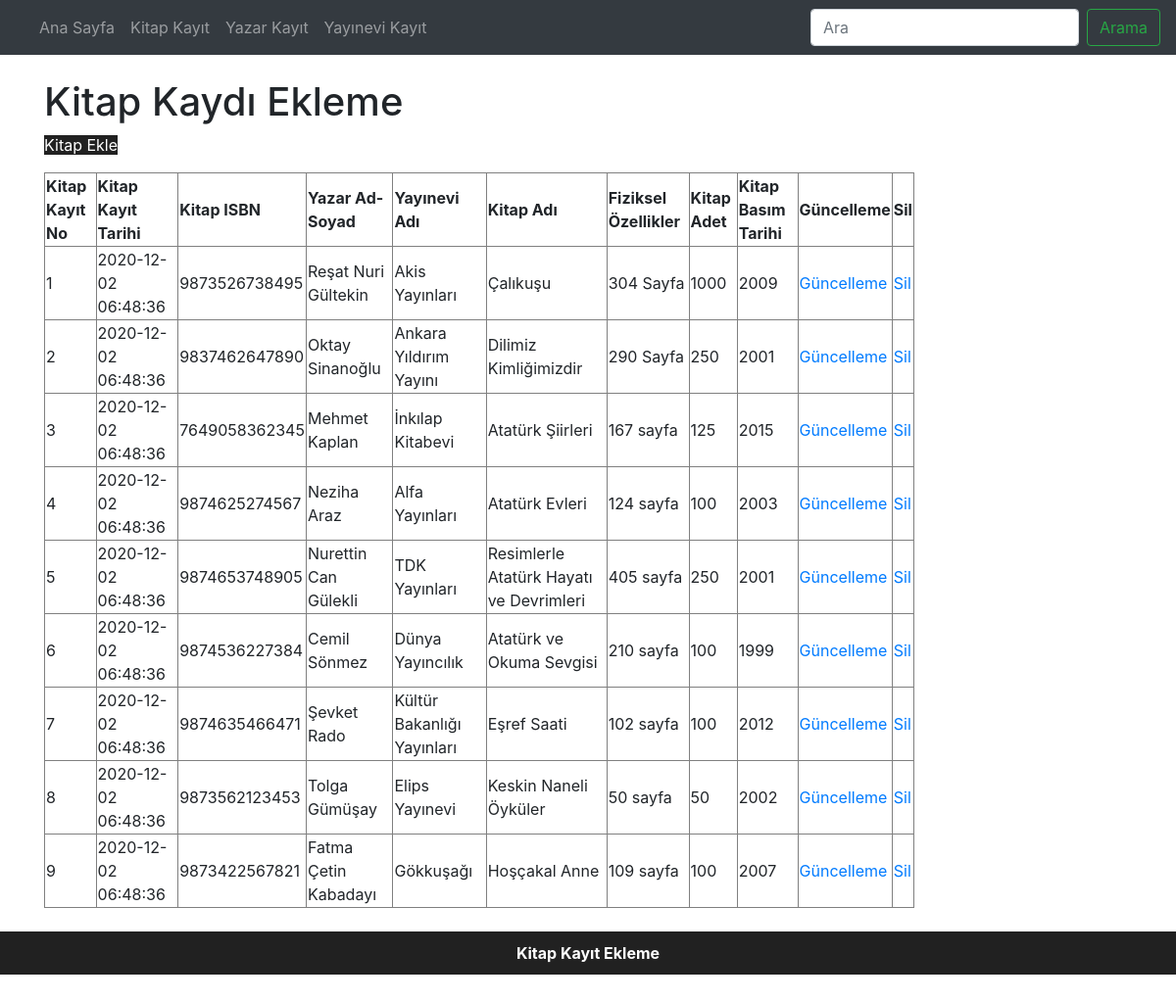
The page /ecemkara_final/kitap.php on the database its author committed.
### tables this page shows
CREATE TABLE `kitapveri` (
  `KitapKayitNo` int(11) NOT NULL COMMENT 'Kitap numaraları girilecek (otomatik artan)',
  `KitapKayitTarihi` timestamp NOT NULL DEFAULT CURRENT_TIMESTAMP COMMENT 'Kitabın sisteme kayıt tarihi girilecek',
  `KitapISBN` varchar(13) NOT NULL COMMENT 'Kitabın ISBN numarası girilecek',
  `KitapAdi` varchar(100) NOT NULL COMMENT 'Kitap adı girilecek',
  `BasildigiTarih` year(4) NOT NULL COMMENT 'Kitap basım tarihi girilecek',
  `FizikselOzellikler` varchar(75) DEFAULT NULL COMMENT 'Kitabın fiziksel özellikleri girilecek',
  `KitapAdedi` int(11) DEFAULT NULL COMMENT 'Adet sayısı girilecek',
  `KitapDili` varchar(30) NOT NULL COMMENT 'Kitabın dili girilecek',
  `YazarNo` int(11) NOT NULL,
  `YayineviNo` int(11) NOT NULL
);

CREATE TABLE `yayineviveri` (
  `YayineviNo` int(11) NOT NULL COMMENT 'Yayınevi numarası girilecek (otomatik artan)',
  `YayineviKayitTarihi` timestamp NOT NULL DEFAULT CURRENT_TIMESTAMP,
  `YayineviAdi` varchar(75) NOT NULL COMMENT 'Yayınevinin adı yazılacak',
  `YayineviWebSitesi` varchar(150) DEFAULT NULL COMMENT 'Yayınevinin web adresi girilecek',
  `YayineviMailAdresi` varchar(40) DEFAULT NULL COMMENT 'Yayınevinin e posta adresi girilecek'
);

### ecemkara_final/kitap.php (the view, shortened to what this page needs)
<?php
require_once("baglanti.php");
$sorgu = mysqli_query ($baglanti, "SELECT A.KitapKayitNo, A.KitapKayitTarihi, A.KitapISBN, A.KitapAdi,  A.FizikselOzellikler, A.KitapAdedi, A.BasildigiTarih, A.KitapDili, CONCAT(B.YazarAdi,' ', B.YazarSoyadi) AS AdSoyad, C.YayineviAdi FROM kitapveri A, yazarveri B, yayineviveri C
WHERE A.YayineviNo = C.YayineviNo AND A.YazarNo = B.YazarNo ");
?>
<!DOCTYPE html>
<html lang="tr"><head><meta http-equiv="Content-Type" content="text/html; charset=UTF-8">
<link href="bootstrap.min.css" rel="stylesheet">
    <link href="./katalog_files/navbar-top.css" rel="stylesheet">
  </head>
  <body>
    <nav class="navbar navbar-expand-md navbar-dark bg-dark mb-4">
  <div class="collapse navbar-collapse" id="navbarCollapse">
    <ul class="navbar-nav mr-auto">
      <li class="nav-item">
        <a class="nav-link" href="index.php">Ana Sayfa </a>
      </li>
      <li class="nav-item">
        <a class="nav-link" href="kitap.php">Kitap Kayıt</a>
      </li>
      <li class="nav-item">
        <a class="nav-link" href="yazar.php">Yazar Kayıt</a>
      </li>
      <li class="nav-item">
        <a class="nav-link" href="yayinevi.php">Yayınevi Kayıt</a>
      </li>
    </ul>
    <form class="form-inline mt-2 mt-md-0">
      <input class="form-control mr-sm-2" type="text" placeholder="Ara" aria-label="Search">
      <button class="btn btn-outline-success my-2 my-sm-0" type="submit">Arama</button>
    </form>
  </div>
</nav>
<main role="main" class="container">
<h1>Kitap Kaydı Ekleme</h1>
<p><a href="kitap_ekle.php" style="text-align:center;background-color:#212121; color: white">Kitap Ekle</a></p>
<?php
echo("<table border=1 width=80%>");
    echo("<tr>");
    echo("<td><b>Kitap Kayıt No</b></td>");
    echo("<td><b>Kitap Kayıt Tarihi</b></td>");
    echo("<td><b>Kitap ISBN</b></td>");
    echo("<td><b>Yazar Ad-Soyad</b></td>");
    echo("<td><b>Yayınevi Adı</b></td>");
    echo("<td><b>Kitap Adı</b></td>");
    echo("<td><b>Fiziksel Özellikler</b></td>");
    echo("<td><b>Kitap Adet</b></td>");
    echo("<td><b>Kitap Basım Tarihi</b></td>");
    echo("<td><b>Güncelleme</b></td>");
    echo("<td><b>Sil</b></td>");
    echo("</tr>");
    while($satir = mysqli_fetch_assoc ($sorgu)){
    echo("<tr>");
    echo("<td>".$satir["KitapKayitNo"]."</td>");
    echo("<td>".$satir["KitapKayitTarihi"]."</td>");
    echo("<td>".$satir["KitapISBN"]."</td>");
    echo("<td>".$satir["AdSoyad"]."</td>");
    echo("<td>".$satir["YayineviAdi"]."</td>");
    echo("<td>".$satir["KitapAdi"]."</td>");
    echo("<td>".$satir["FizikselOzellikler"]."</td>");
    echo("<td>".$satir["KitapAdedi"]."</td>");
    echo("<td>".$satir["BasildigiTarih"]."</td>");
    echo("<td><a href='kitap_guncellenecek.php?KitapKayitNo=".$satir["KitapKayitNo"]."'>Güncelleme</a></td>");
    echo("<td><a href='kitap_sil.php?KitapKayitNo=".$satir["KitapKayitNo"]."'>Sil</a></td>");
    echo("</tr>");
            }
echo("</table>");
?>
</main>
      <br>
      <footer style="text-align:center;background-color:#212121; color: white;padding:10px"><b>Kitap Kayıt Ekleme</b></footer>
</body></html>

### ecemkara_final/navbar-top.css (style rules this page uses)
body { min-height: 75rem; }

### rows shown on the page
kitapveri: KitapKayitNo "1", KitapKayitTarihi "2020-12-02 06:48:36", KitapISBN "9873526738495", AdSoyad "Reşat Nuri Gültekin", yayineviveri.YayineviAdi "Akis Yayınları", KitapAdi "Çalıkuşu", FizikselOzellikler "304 Sayfa", KitapAdedi "1000", BasildigiTarih "2009"
kitapveri: KitapKayitNo "2", KitapKayitTarihi "2020-12-02 06:48:36", KitapISBN "9837462647890", AdSoyad "Oktay Sinanoğlu", yayineviveri.YayineviAdi "Ankara Yıldırım Yayını", KitapAdi "Dilimiz Kimliğimizdir", FizikselOzellikler "290 Sayfa", KitapAdedi "250", BasildigiTarih "2001"
kitapveri: KitapKayitNo "3", KitapKayitTarihi "2020-12-02 06:48:36", KitapISBN "7649058362345", AdSoyad "Mehmet Kaplan", yayineviveri.YayineviAdi "İnkılap Kitabevi", KitapAdi "Atatürk Şiirleri", FizikselOzellikler "167 sayfa", KitapAdedi "125", BasildigiTarih "2015"
kitapveri: KitapKayitNo "4", KitapKayitTarihi "2020-12-02 06:48:36", KitapISBN "9874625274567", AdSoyad "Neziha Araz", yayineviveri.YayineviAdi "Alfa Yayınları", KitapAdi "Atatürk Evleri", FizikselOzellikler "124 sayfa", KitapAdedi "100", BasildigiTarih "2003"
kitapveri: KitapKayitNo "5", KitapKayitTarihi "2020-12-02 06:48:36", KitapISBN "9874653748905", AdSoyad "Nurettin Can Gülekli", yayineviveri.YayineviAdi "TDK Yayınları", KitapAdi "Resimlerle Atatürk Hayatı ve Devrimleri", FizikselOzellikler "405 sayfa", KitapAdedi "250", BasildigiTarih "2001"
kitapveri: KitapKayitNo "6", KitapKayitTarihi "2020-12-02 06:48:36", KitapISBN "9874536227384", AdSoyad "Cemil Sönmez", yayineviveri.YayineviAdi "Dünya Yayıncılık", KitapAdi "Atatürk ve Okuma Sevgisi", FizikselOzellikler "210 sayfa", KitapAdedi "100", BasildigiTarih "1999"
kitapveri: KitapKayitNo "7", KitapKayitTarihi "2020-12-02 06:48:36", KitapISBN "9874635466471", AdSoyad "Şevket Rado", yayineviveri.YayineviAdi "Kültür Bakanlığı Yayınları", KitapAdi "Eşref Saati", FizikselOzellikler "102 sayfa", KitapAdedi "100", BasildigiTarih "2012"
kitapveri: KitapKayitNo "8", KitapKayitTarihi "2020-12-02 06:48:36", KitapISBN "9873562123453", AdSoyad "Tolga Gümüşay", yayineviveri.YayineviAdi "Elips Yayınevi", KitapAdi "Keskin Naneli Öyküler", FizikselOzellikler "50 sayfa", KitapAdedi "50", BasildigiTarih "2002"
kitapveri: KitapKayitNo "9", KitapKayitTarihi "2020-12-02 06:48:36", KitapISBN "9873422567821", AdSoyad "Fatma Çetin Kabadayı", yayineviveri.YayineviAdi "Gökkuşağı", KitapAdi "Hoşçakal Anne", FizikselOzellikler "109 sayfa", KitapAdedi "100", BasildigiTarih "2007"
